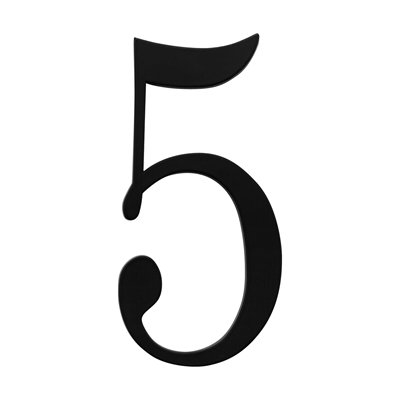
#> input picture 5_test.jpg, 400 x 400 px
$ python showim.py
#> lines starting #> are read from the running program, lines starting #| are printed output that depends on the picture
import matplotlib.pyplot as plt
import cv2
image = cv2.imread("5_test.jpg")
#> image is the input picture: shape (400, 400, 3); min 0, max 255, mean 227.8
#im = cv2.cvtColor(image,cv2.COLOR_RGB2GRAY)
im = cv2.resize(image, (28, 28))
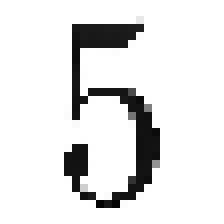
#> im: shape (28, 28, 3) (shown 8 times larger); min 3, max 255, mean 227.2

plt.imshow(im)
plt.show()

$ run again, with 2.jpg copied over 5_test.jpg
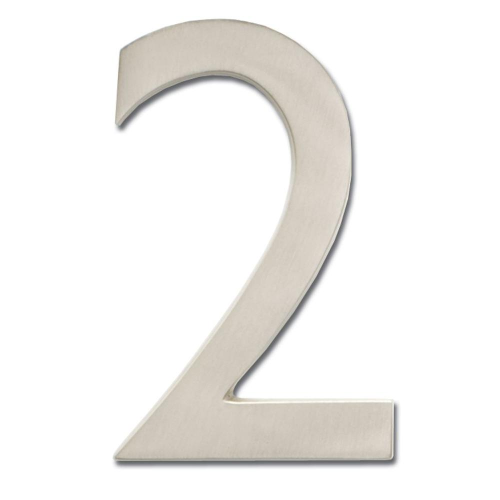
#> input picture 2.jpg, 1000 x 1000 px (shown at 1/2 size)
#> image is the input picture: shape (1000, 1000, 3); mean B, G, R 240.1, 242.2, 243.6
#> `im = cv2.resize(image, (28, 28))`:
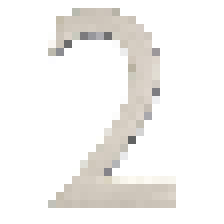
#> im: shape (28, 28, 3) (shown 8 times larger); mean B, G, R 240.6, 242.7, 244.2

$ run again, with 6in.jpg copied over 5_test.jpg
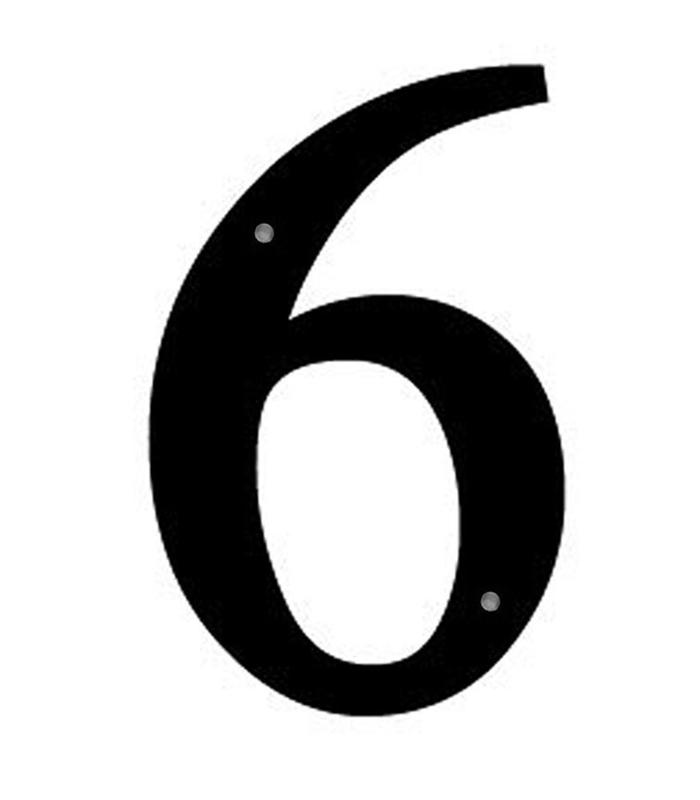
#> input picture 6in.jpg, 700 x 800 px
#> image is the input picture: shape (800, 700, 3); min 0, max 255, mean 199.1
#> `im = cv2.resize(image, (28, 28))`:
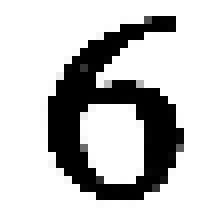
#> im: shape (28, 28, 3) (shown 8 times larger); min 0, max 255, mean 197.4

$ run again, with 81.jpg copied over 5_test.jpg
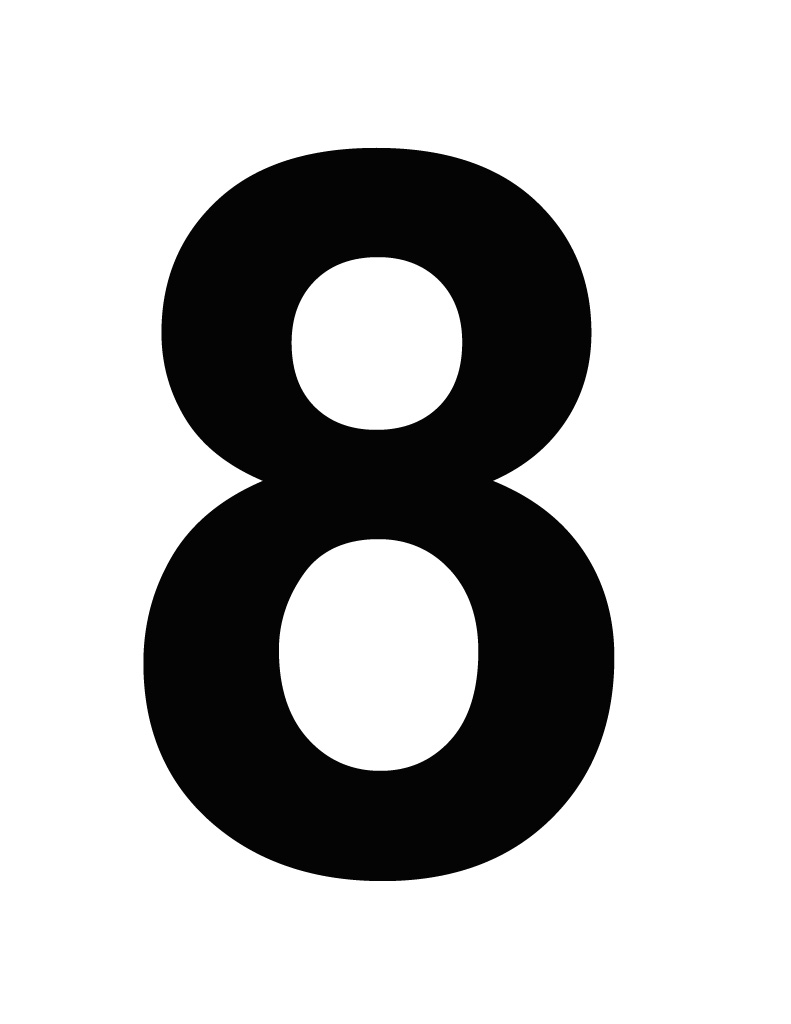
#> input picture 81.jpg, 791 x 1024 px
#> image is the input picture: shape (1024, 791, 3); min 0, max 255, mean 188.1
#> `im = cv2.resize(image, (28, 28))`:
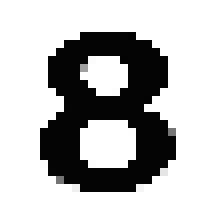
#> im: shape (28, 28, 3) (shown 8 times larger); min 2, max 255, mean 188.8
